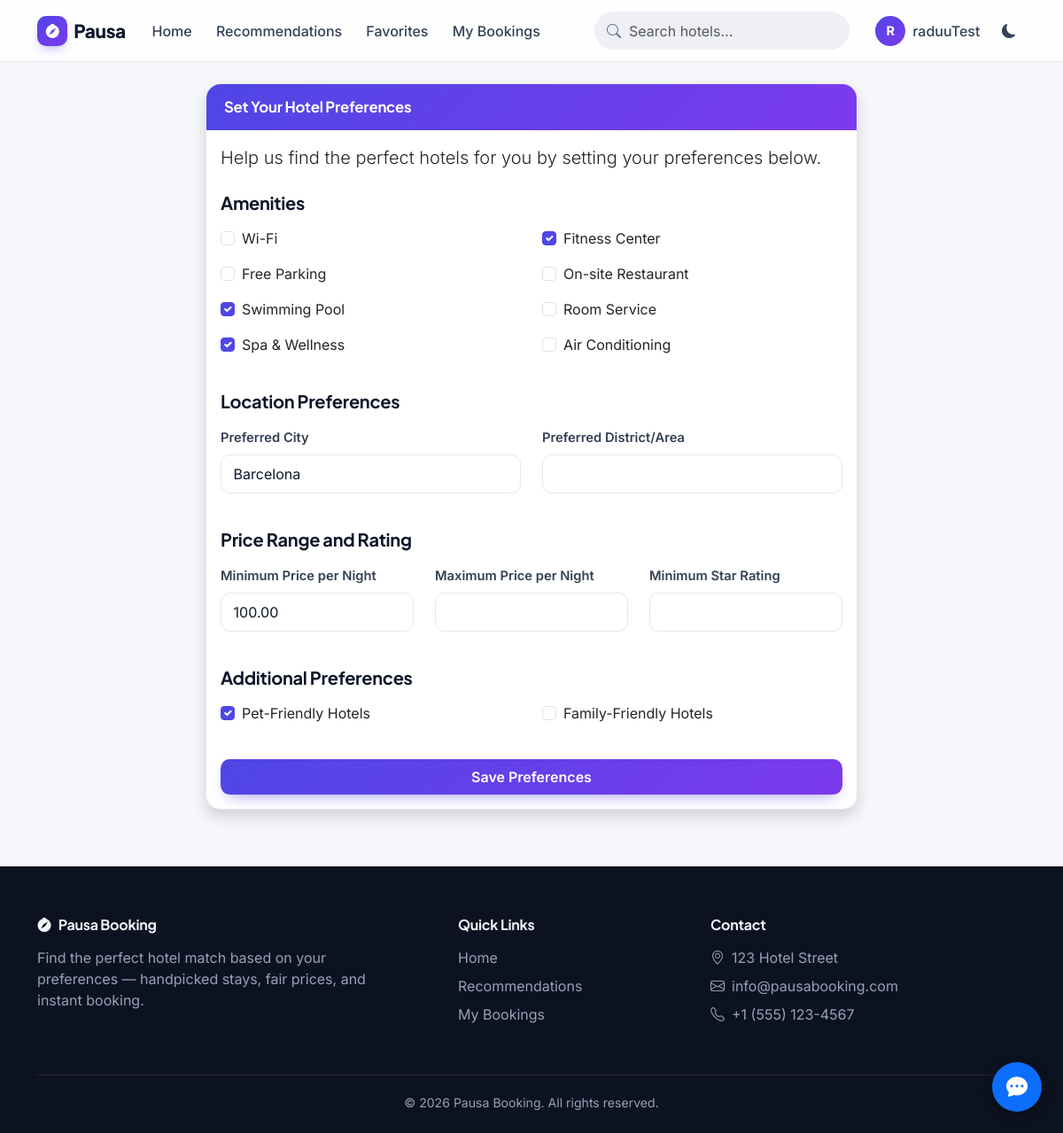
/accounts/preferences/ (signed in), run on the app's committed database.
### accounts/models.py (models this page shows, shortened)
class User(AbstractUser):
    phone_number = models.CharField(max_length=15, blank=True)
    profile_picture = models.ImageField(upload_to='profile_pics/', blank=True, null=True)

class UserPreference(models.Model):
    THEME_CHOICES = [
        ('light', 'Light'),
        ('dark', 'Dark'),
        ('system', 'System Default')
    ]
    user = models.OneToOneField(User, on_delete=models.CASCADE, related_name='preferences')
    theme_preference = models.CharField(max_length=10, choices=THEME_CHOICES, default='light')
    wifi = models.BooleanField(default=False)
    parking = models.BooleanField(default=False)
    pool = models.BooleanField(default=False)
    spa = models.BooleanField(default=False)
    gym = models.BooleanField(default=False)
    restaurant = models.BooleanField(default=False)
    room_service = models.BooleanField(default=False)
    air_conditioning = models.BooleanField(default=False)
    preferred_city = models.CharField(max_length=100, blank=True)
    preferred_district = models.CharField(max_length=100, blank=True)
    min_price = models.DecimalField(max_digits=10, decimal_places=2, null=True, blank=True)
    max_price = models.DecimalField(max_digits=10, decimal_places=2, null=True, blank=True)
    min_star_rating = models.PositiveSmallIntegerField(null=True, blank=True)
    prefer_pet_friendly = models.BooleanField(default=False)
    prefer_family_friendly = models.BooleanField(default=False)

### accounts/views.py (the view)
# urls.py: path('preferences/', views.set_preferences, name='set_preferences'),
@login_required
def set_preferences(request):
    try:
        preferences = request.user.preferences
    except UserPreference.DoesNotExist:
        preferences = UserPreference.objects.create(user=request.user)
    if request.method == 'POST':
        form = UserPreferenceForm(request.POST, instance=preferences)
        if form.is_valid():
            form.save()
            return redirect('hotel_recommendations')
    else:
        form = UserPreferenceForm(instance=preferences)
    return render(request, 'accounts/set_preferences.html', {'form': form})

### accounts/forms.py
class UserPreferenceForm(forms.ModelForm):
    class Meta:
        model = UserPreference
        exclude = ('user', 'theme_preference')
        widgets = {
            'min_price': forms.NumberInput(attrs={'min': 0, 'step': 10}),
            'max_price': forms.NumberInput(attrs={'min': 0, 'step': 10}),
            'min_star_rating': forms.NumberInput(attrs={'min': 1, 'max': 5, 'step': 1}),
        }
        labels = {
            'theme_preference': 'Theme Preference',
            'wifi': 'Wi-Fi',
            'parking': 'Free Parking',
            'pool': 'Swimming Pool',
            'spa': 'Spa & Wellness',
            'gym': 'Fitness Center',
            'restaurant': 'On-site Restaurant',
            'room_service': 'Room Service',
            'air_conditioning': 'Air Conditioning',
            'preferred_city': 'Preferred City',
            'preferred_district': 'Preferred District/Area',
            'min_price': 'Minimum Price per Night',
            'max_price': 'Maximum Price per Night',
            'min_star_rating': 'Minimum Star Rating',
            'prefer_pet_friendly': 'Pet-Friendly Hotels',
            'prefer_family_friendly': 'Family-Friendly Hotels',
        }

### templates/accounts/set_preferences.html (shortened to what this page needs)
{% extends 'base.html' %}
{% load crispy_forms_tags %}
{% block content %}
<div class="row justify-content-center">
    <div class="col-md-10 col-lg-8">
        <div class="card shadow">
            <div class="card-header bg-primary text-white">
                <h4 class="mb-0">Set Your Hotel Preferences</h4>
            </div>
            <div class="card-body">
                <p class="lead">Help us find the perfect hotels for you by setting your preferences below.</p>
                <form method="post" action="{{ request.path }}">
                    <h5 class="mt-4 mb-3">Amenities</h5>
                    <div class="row">
                        <div class="col-md-6">
                            {{ form.wifi|as_crispy_field }}
                            {{ form.parking|as_crispy_field }}
                            {{ form.pool|as_crispy_field }}
                            {{ form.spa|as_crispy_field }}
                        </div>
                        <div class="col-md-6">
                            {{ form.gym|as_crispy_field }}
                            {{ form.restaurant|as_crispy_field }}
                            {{ form.room_service|as_crispy_field }}
                            {{ form.air_conditioning|as_crispy_field }}
                        </div>
                    </div>
                    <h5 class="mt-4 mb-3">Location Preferences</h5>
                    <div class="row">
                        <div class="col-md-6">
                            {{ form.preferred_city|as_crispy_field }}
                        </div>
                        <div class="col-md-6">
                            {{ form.preferred_district|as_crispy_field }}
                        </div>
                    </div>
                    <h5 class="mt-4 mb-3">Price Range and Rating</h5>
                    <div class="row">
                        <div class="col-md-4">
                            {{ form.min_price|as_crispy_field }}
                        </div>
                        <div class="col-md-4">
                            {{ form.max_price|as_crispy_field }}
                        </div>
                        <div class="col-md-4">
                            {{ form.min_star_rating|as_crispy_field }}
                        </div>
                    </div>
                    <h5 class="mt-4 mb-3">Additional Preferences</h5>
                    <div class="row">
                        <div class="col-md-6">
                            {{ form.prefer_pet_friendly|as_crispy_field }}
                        </div>
                        <div class="col-md-6">
                            {{ form.prefer_family_friendly|as_crispy_field }}
                        </div>
                    </div>
                    <button type="submit" class="btn btn-primary w-100 mt-4">Save Preferences</button>
                </form>
            </div>
        </div>
    </div>
</div>
{% endblock %}

### templates/base.html (shortened to what this page needs)
<!DOCTYPE html>
<html lang="en" data-theme="light" data-bs-theme="light">
<head>
    <link href="https://cdn.jsdelivr.net/npm/bootstrap@5.3.3/dist/css/bootstrap.min.css" rel="stylesheet">
    <link rel="stylesheet" href="https://cdn.jsdelivr.net/npm/bootstrap-icons@1.11.3/font/bootstrap-icons.css">
    <link rel="stylesheet" href="https://cdnjs.cloudflare.com/ajax/libs/font-awesome/6.5.1/css/all.min.css">
    <link rel="stylesheet" href="https://unpkg.com/leaflet@1.9.4/dist/leaflet.css"
/>
    <link rel="stylesheet" href="/static/css/app.css">
</head>
<body class="{% if user.is_authenticated %}user-logged-in{% endif %}">
    <nav class="navbar navbar-expand-lg app-navbar sticky-top">
        <div class="container">
            <a class="navbar-brand" href="{% url 'home' %}">
                <span class="brand-mark"><i class="bi bi-compass-fill"></i></span>
                Pausa
            </a>
            <div class="d-flex align-items-center order-lg-3 gap-2">
                <div class="theme-toggle-btn" title="Toggle dark/light mode">
                    <i class="bi bi-moon-fill theme-dark-icon"></i>
                </div>
            </div>
            <div class="collapse navbar-collapse order-lg-2" id="navbarNav">
                <ul class="navbar-nav me-auto mt-2 mt-lg-0">
                    <li class="nav-item">
                        <a class="nav-link {% if request.resolver_match.url_name == 'home' or request.resolver_match.url_name == 'hotel_list' %}active{% endif %}" href="{% url 'home' %}">Home</a>
                    </li>
                    {% if user.is_authenticated %}
                    <li class="nav-item">
                        <a class="nav-link {% if request.resolver_match.url_name == 'hotel_recommendations' %}active{% endif %}" href="{% url 'hotel_recommendations' %}">Recommendations</a>
                    </li>
                    <li class="nav-item">
                        <a class="nav-link {% if request.resolver_match.url_name == 'favorites' %}active{% endif %}" href="{% url 'favorites' %}">Favorites</a>
                    </li>
                    <li class="nav-item">
                        <a class="nav-link {% if request.resolver_match.url_name == 'booking_list' %}active{% endif %}" href="{% url 'booking_list' %}">My Bookings</a>
                    </li>
                    {% endif %}
                </ul>
                <form class="nav-search d-flex me-lg-3 my-2 my-lg-0" action="{% url 'search_hotels' %}" method="get">
                    <input class="form-control" type="search" name="q" placeholder="Search hotels...">
                </form>
                <ul class="navbar-nav">
                    {% if user.is_authenticated %}
                    <li class="nav-item dropdown">
                        <a class="nav-link d-flex align-items-center gap-2" href="#" id="navbarDropdown" role="button" data-bs-toggle="dropdown">
                            <span class="avatar-chip">{{ user.username|slice:":1" }}</span>
                            <span class="d-lg-none d-xl-inline">{{ user.username }}</span>
                        </a>
                    </li>
                    {% endif %}
                </ul>
            </div>
        </div>
    </nav>
    <div class="container mt-4 mb-5">
        {% block content %}{% endblock %}
    </div>
    <footer class="app-footer">
        <div class="container">
            <div class="row g-4">
                <div class="col-md-5">
                    <h5><i class="bi bi-compass-fill me-2"></i>Pausa Booking</h5>
                    <p class="mb-0 pe-md-5">Find the perfect hotel match based on your preferences — handpicked stays, fair prices, and instant booking.</p>
                </div>
                <div class="col-md-3 col-6">
                    <h6>Quick Links</h6>
                    <ul class="list-unstyled d-grid gap-2">
                        <li><a href="{% url 'home' %}">Home</a></li>
                        {% if user.is_authenticated %}
                        <li><a href="{% url 'hotel_recommendations' %}">Recommendations</a></li>
                        <li><a href="{% url 'booking_list' %}">My Bookings</a></li>
                        {% else %}
                        <li><a href="{% url 'login' %}">Login</a></li>
                        <li><a href="{% url 'signup' %}">Sign Up</a></li>
                        {% endif %}
                    </ul>
                </div>
                <div class="col-md-4 col-6">
                    <h6>Contact</h6>
                    <ul class="list-unstyled d-grid gap-2">
                        <li><i class="bi bi-geo-alt me-2"></i>123 Hotel Street</li>
                        <li><i class="bi bi-envelope me-2"></i><a href="mailto:info@pausabooking.com">info@pausabooking.com</a></li>
                        <li><i class="bi bi-telephone me-2"></i>+1 (555) 123-4567</li>
                    </ul>
                </div>
            </div>
            <div class="footer-bottom text-center">
                &copy; {% now "Y" %} Pausa Booking. All rights reserved.
            </div>
        </div>
    </footer>
    {% include 'chatbot/widget.html' %}
</body>
</html>

### static/css/app.css (style rules this page uses)
:root { --font-display: "Plus Jakarta Sans", "Inter", system-ui, sans-serif; --font-body: "Inter", system-ui, -apple-system, sans-serif; --brand-600: #4f46e5; --brand-500: #6366f1; --brand-400: #818cf8; --brand-grad: linear-gradient(135deg, #4f46e5 0%, #7c3aed 100%); --accent: #f59e0b; --surface-page: #f6f7fb; --surface-card: #ffffff; --surface-sunken: #eef0f6; --ink-900: #0f172a; --ink-700: #334155; --ink-500: #64748b; --line: #e2e8f0; --shadow-sm: 0 1px 2px rgba(15, 23, 42, .05); --shadow-md: 0 1px 2px rgba(15, 23, 42, .05), 0 10px 30px -12px rgba(15, 23, 42, .18); --shadow-lg: 0 20px 50px -16px rgba(15, 23, 42, .25); --radius: 1rem; --radius-sm: .65rem; --bs-link-color: var(--brand-600); }
html { scroll-behavior: smooth; }
body { font-family: var(--font-body); background-color: var(--surface-page); color: var(--ink-700); transition: background-color .25s ease, color .25s ease; -webkit-font-smoothing: antialiased; }
h1, h2, h3, h4, h5, h6, .navbar-brand, .display-5, .display-6 { font-family: var(--font-display); font-weight: 700; color: var(--ink-900); letter-spacing: -.015em; }
a { color: var(--brand-600); text-decoration: none; }
.app-navbar { background: color-mix(in srgb, var(--surface-card) 82%, transparent); backdrop-filter: blur(14px); -webkit-backdrop-filter: blur(14px); border-bottom: 1px solid var(--line); padding-top: .65rem; padding-bottom: .65rem; }
.app-navbar .navbar-brand { font-weight: 800; font-size: 1.3rem; color: var(--ink-900); display: flex; align-items: center; gap: .45rem; }
.app-navbar .navbar-brand .brand-mark { width: 34px; height: 34px; border-radius: 10px; background: var(--brand-grad); color: #fff; display: inline-flex; align-items: center; justify-content: center; font-size: 1rem; box-shadow: 0 6px 14px -6px rgba(79, 70, 229, .6); }
.app-navbar .nav-link { color: var(--ink-700); font-weight: 500; border-radius: .55rem; padding: .45rem .85rem !important; transition: background-color .15s ease, color .15s ease; }
.app-navbar .form-control { background: var(--surface-sunken); border: 1px solid transparent; border-radius: 999px; padding-left: 2.4rem; min-width: 220px; }
.app-navbar .nav-search { position: relative; }
.avatar-chip { width: 34px; height: 34px; border-radius: 50%; background: var(--brand-grad); color: #fff; font-weight: 700; font-size: .9rem; display: inline-flex; align-items: center; justify-content: center; text-transform: uppercase; }
.card { background-color: var(--surface-card); border: 1px solid var(--line); border-radius: var(--radius); box-shadow: var(--shadow-sm); transition: transform .2s ease, box-shadow .2s ease, background-color .25s ease; }
.card-header { background: transparent; border-bottom: 1px solid var(--line); padding: 1rem 1.25rem; font-family: var(--font-display); border-top-left-radius: var(--radius) !important; border-top-right-radius: var(--radius) !important; }
.card-header h4, .card-header h5 { font-size: 1.05rem; margin: 0; }
.card-header.bg-primary { background: var(--brand-grad) !important; border-bottom: none; color: #fff; }
.card-header.bg-primary h1, .card-header.bg-primary h2, .card-header.bg-primary h3, .card-header.bg-primary h4, .card-header.bg-primary h5 { color: #fff; }
.btn { border-radius: var(--radius-sm); font-weight: 600; padding: .5rem 1.1rem; transition: all .18s ease; }
.btn-primary { background: var(--brand-grad); border: none; box-shadow: 0 8px 18px -8px rgba(79, 70, 229, .55); }
.form-control, .form-select { background-color: var(--surface-card); border: 1px solid var(--line); border-radius: var(--radius-sm); color: var(--ink-900); padding: .55rem .85rem; transition: border-color .15s ease, box-shadow .15s ease; }
.form-label { font-weight: 600; color: var(--ink-700); font-size: .92rem; }
.form-check-input:checked { background-color: var(--brand-600); border-color: var(--brand-600); }
.app-footer { background: #0d1220; color: #94a3b8; padding: 3.5rem 0 1.5rem; margin-top: 4rem; }
.app-footer h5, .app-footer h6 { color: #f1f5f9; font-size: 1rem; margin-bottom: 1rem; }
.app-footer a { color: #94a3b8; }
.app-footer .footer-bottom { border-top: 1px solid rgba(148, 163, 184, .15); margin-top: 2.5rem; padding-top: 1.25rem; font-size: .88rem; }
.theme-toggle-btn { cursor: pointer; width: 38px; height: 38px; display: inline-flex; align-items: center; justify-content: center; border-radius: 50%; color: var(--ink-700); transition: background-color .2s ease; }
[data-theme="light"] .theme-dark-icon { display: inline-block; }

### data on the page
User: username "R", username "raduuTest"
UserPreference: pool "☑", spa "☑", gym "☑", preferred_city "Barcelona", min_price "100.00", prefer_pet_friendly "☑"
